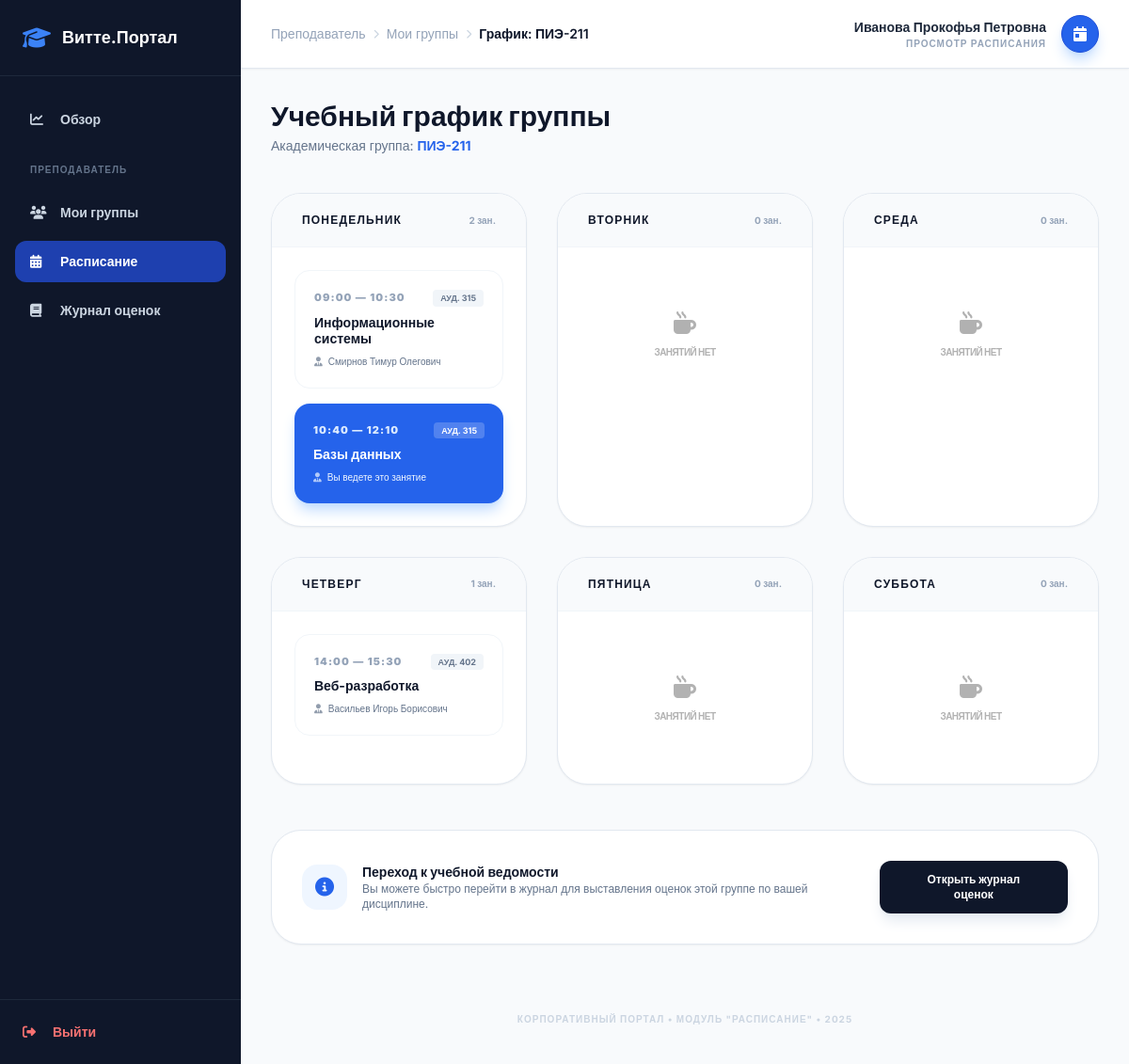
The page /pages/teacher/schedule.php?group_id=1 (signed in) on the database its author committed.
### tables this page shows
CREATE TABLE `groups` (
  `id` int(11) NOT NULL AUTO_INCREMENT,
  `group_name` varchar(20) NOT NULL,
  PRIMARY KEY (`id`),
  UNIQUE KEY `group_name` (`group_name`)
);

CREATE TABLE `teachers` (
  `id` int(11) NOT NULL AUTO_INCREMENT,
  `user_id` int(11) NOT NULL,
  `full_name` varchar(100) NOT NULL,
  `department` varchar(100) DEFAULT NULL,
  PRIMARY KEY (`id`),
  KEY `user_id` (`user_id`),
  CONSTRAINT `teachers_ibfk_1` FOREIGN KEY (`user_id`) REFERENCES `users` (`id`) ON DELETE CASCADE
);

CREATE TABLE `schedule` (
  `id` int(11) NOT NULL AUTO_INCREMENT,
  `group_id` int(11) NOT NULL,
  `teacher_id` int(11) NOT NULL,
  `discipline_id` int(11) NOT NULL,
  `classroom_id` int(11) NOT NULL,
  `day_of_week` enum('ПН','ВТ','СР','ЧТ','ПТ','СБ') NOT NULL,
  `time_start` time NOT NULL,
  `time_end` time NOT NULL,
  PRIMARY KEY (`id`),
  KEY `group_id` (`group_id`),
  KEY `teacher_id` (`teacher_id`),
  KEY `discipline_id` (`discipline_id`),
  KEY `classroom_id` (`classroom_id`),
  CONSTRAINT `schedule_ibfk_1` FOREIGN KEY (`group_id`) REFERENCES `groups` (`id`),
  CONSTRAINT `schedule_ibfk_2` FOREIGN KEY (`teacher_id`) REFERENCES `teachers` (`id`),
  CONSTRAINT `schedule_ibfk_3` FOREIGN KEY (`discipline_id`) REFERENCES `disciplines` (`id`),
  CONSTRAINT `schedule_ibfk_4` FOREIGN KEY (`classroom_id`) REFERENCES `classrooms` (`id`)
);

CREATE TABLE `classrooms` (
  `id` int(11) NOT NULL AUTO_INCREMENT,
  `room_number` varchar(10) NOT NULL,
  `capacity` int(11) DEFAULT NULL,
  PRIMARY KEY (`id`),
  UNIQUE KEY `room_number` (`room_number`)
);

CREATE TABLE `disciplines` (
  `id` int(11) NOT NULL AUTO_INCREMENT,
  `subject_name` varchar(150) NOT NULL,
  PRIMARY KEY (`id`),
  UNIQUE KEY `subject_name` (`subject_name`)
);

### pages/teacher/schedule.php (the view, shortened to what this page needs)
<?php
require_once '../../includes/db_connect.php';
$userId = $_SESSION['user_id'];
$groupId = isset($_GET['group_id']) ? intval($_GET['group_id']) : 0;
try {
    $stmt = $pdo->prepare("SELECT id, full_name FROM teachers WHERE user_id = ?");
    $stmt->execute([$userId]);
    $teacher = $stmt->fetch();
    $teacherId = $teacher['id'];
    $groupStmt = $pdo->prepare("SELECT group_name FROM groups WHERE id = ?");
    $groupStmt->execute([$groupId]);
    $group = $groupStmt->fetch();
    $scheduleStmt = $pdo->prepare("
        SELECT
            s.id,
            s.day_of_week,
            s.time_start,
            s.time_end,
            d.subject_name,
            t.full_name as teacher_name,
            t.id as teacher_record_id,
            c.room_number
        FROM schedule s
        JOIN disciplines d ON s.discipline_id = d.id
        JOIN teachers t ON s.teacher_id = t.id
        JOIN classrooms c ON s.classroom_id = c.id
        WHERE s.group_id = ?
        ORDER BY FIELD(s.day_of_week, 'ПН', 'ВТ', 'СР', 'ЧТ', 'ПТ', 'СБ'), s.time_start
    ");
    $scheduleStmt->execute([$groupId]);
    $scheduleItems = $scheduleStmt->fetchAll();
    $groupedSchedule = ['ПН' => [], 'ВТ' => [], 'СР' => [], 'ЧТ' => [], 'ПТ' => [], 'СБ' => []];
    foreach ($scheduleItems as $item) {
        $groupedSchedule[$item['day_of_week']][] = $item;
    }
    $daysFullNames = [
        'ПН' => 'Понедельник', 'ВТ' => 'Вторник', 'СР' => 'Среда',
        'ЧТ' => 'Четверг', 'ПТ' => 'Пятница', 'СБ' => 'Суббота'
    ];
} catch (Exception $e) {
    $error = $e->getMessage();
}
?>
<!DOCTYPE html>
<html lang="ru">
<head>
    <script src="https://cdn.tailwindcss.com"></script>
    <link rel="stylesheet" href="https://cdnjs.cloudflare.com/ajax/libs/font-awesome/6.4.0/css/all.min.css">
</head>
<body class="bg-slate-50 min-h-screen flex">
<aside class="w-64 bg-slate-900 text-slate-300 flex flex-col h-screen sticky top-0 hidden md:flex">
    <div class="p-6 border-b border-slate-800 flex items-center space-x-3">
        <i class="fas fa-graduation-cap text-2xl text-blue-500"></i>
        <span class="font-bold text-lg text-white">Витте.Портал</span>
    </div>
    <nav class="flex-1 px-4 py-6 space-y-2">
        <a href="../../dashboard.php" class="flex items-center space-x-3 px-4 py-3 rounded-xl hover:bg-slate-800 transition-all text-sm font-semibold">
            <i class="fas fa-chart-line w-5"></i>
            <span>Обзор</span>
        </a>
        <div class="pt-4 pb-2 px-4 text-[10px] font-bold text-slate-500 uppercase tracking-widest">Преподаватель</div>
        <a href="groups.php" class="flex items-center space-x-3 px-4 py-3 rounded-xl hover:bg-slate-800 transition-all text-sm font-semibold">
            <i class="fas fa-users w-5"></i>
            <span>Мои группы</span>
        </a>
        <a href="schedule.php?group_id=<?php echo $groupId; ?>" class="sidebar-link active flex items-center space-x-3 px-4 py-3 rounded-xl transition-all text-sm font-semibold">
            <i class="fas fa-calendar-alt w-5"></i>
            <span>Расписание</span>
        </a>
        <a href="journal.php?group_id=<?php echo $groupId; ?>" class="flex items-center space-x-3 px-4 py-3 rounded-xl hover:bg-slate-800 transition-all text-sm font-semibold">
            <i class="fas fa-book w-5"></i>
            <span>Журнал оценок</span>
        </a>
    </nav>
    <div class="p-6 border-t border-slate-800">
        <a href="../../api/auth.php?action=logout" class="flex items-center space-x-3 text-sm font-bold text-red-400 hover:text-red-300 transition-colors">
            <i class="fas fa-sign-out-alt w-5"></i>
            <span>Выйти</span>
        </a>
    </div>
</aside>
<div class="flex-1 flex flex-col">
    <nav class="bg-white border-b border-slate-200 px-8 py-4 flex items-center justify-between sticky top-0 z-30 shadow-sm">
        <div class="flex items-center space-x-4">
            <div class="flex items-center space-x-2 text-sm">
                <span class="text-slate-400">Преподаватель</span>
                <i class="fa-solid fa-chevron-right text-[10px] text-slate-300"></i>
                <a href="groups.php" class="text-slate-400 hover:text-blue-600 transition-colors">Мои группы</a>
                <i class="fa-solid fa-chevron-right text-[10px] text-slate-300"></i>
                <span class="text-slate-900 font-semibold">График: <?php echo htmlspecialchars($group['group_name'] ?? ''); ?></span>
            </div>
        </div>
        <div class="flex items-center space-x-4">
            <div class="text-right hidden sm:block">
                <div class="text-sm font-bold text-slate-800"><?php echo htmlspecialchars($teacher['full_name'] ?? ''); ?></div>
                <div class="text-[10px] text-slate-400 uppercase tracking-widest font-bold">Просмотр расписания</div>
            </div>
            <div class="w-10 h-10 bg-blue-600 rounded-full flex items-center justify-center text-white border border-blue-700 shadow-lg shadow-blue-200">
                <i class="fa-solid fa-calendar-day"></i>
            </div>
        </div>
    </nav>
    <main class="p-8 max-w-7xl mx-auto w-full">
        <div class="mb-10">
            <h1 class="text-3xl font-black text-slate-900">Учебный график группы</h1>
            <p class="text-slate-500 text-sm mt-1">Академическая группа: <span class="font-bold text-blue-600"><?php echo htmlspecialchars($group['group_name'] ?? ''); ?></span></p>
        </div>
        <div class="grid grid-cols-1 md:grid-cols-2 lg:grid-cols-3 gap-8">
            <?php foreach ($groupedSchedule as $dayCode => $lessons): ?>
                <div class="bg-white rounded-[2rem] border border-slate-200 shadow-sm overflow-hidden flex flex-col h-full">
                    <div class="px-8 py-5 bg-slate-50 border-b border-slate-100 flex justify-between items-center">
                        <h3 class="font-black text-slate-900 uppercase tracking-widest text-xs">
                            <?php echo $daysFullNames[$dayCode]; ?>
                        </h3>
                        <span class="text-[10px] font-bold text-slate-400"><?php echo count($lessons); ?> зан.</span>
                    </div>
                    <div class="p-6 flex-1 space-y-4">
                        <?php if (empty($lessons)): ?>
                            <div class="flex flex-col items-center justify-center py-10 opacity-30">
                                <i class="fa-solid fa-mug-hot text-2xl mb-2"></i>
                                <p class="text-[10px] font-bold uppercase tracking-tighter text-center">Занятий нет</p>
                            </div>
                        <?php else: ?>
                            <?php foreach ($lessons as $lesson): ?>
                                <?php
                                $isMyLesson = ($lesson['teacher_record_id'] == $teacherId);
                                $cardClass = $isMyLesson ? 'bg-blue-600 text-white shadow-lg shadow-blue-200' : 'bg-white border border-slate-100 text-slate-900 hover:border-slate-300';
                                $timeClass = $isMyLesson ? 'text-blue-100' : 'text-slate-400';
                                $teacherClass = $isMyLesson ? 'text-blue-50' : 'text-slate-500';
                                ?>
                                <div class="p-5 rounded-2xl transition-all duration-300 <?php echo $cardClass; ?>">
                                    <div class="flex justify-between items-start mb-2">
                                        <div class="text-[11px] font-black uppercase tracking-widest <?php echo $timeClass; ?>">
                                            <?php echo date('H:i', strtotime($lesson['time_start'])); ?> — <?php echo date('H:i', strtotime($lesson['time_end'])); ?>
                                        </div>
                                        <div class="px-2 py-0.5 rounded text-[9px] font-bold uppercase <?php echo $isMyLesson ? 'bg-white/20 text-white' : 'bg-slate-100 text-slate-500'; ?>">
                                            Ауд. <?php echo htmlspecialchars($lesson['room_number']); ?>
                                        </div>
                                    </div>
                                    <h4 class="font-bold text-sm leading-tight mb-2">
                                        <?php echo htmlspecialchars($lesson['subject_name']); ?>
                                    </h4>
                                    <div class="text-[10px] font-medium flex items-center <?php echo $teacherClass; ?>">
                                        <i class="fa-solid fa-user-tie mr-1.5 opacity-70"></i>
                                        <?php echo $isMyLesson ? 'Вы ведете это занятие' : htmlspecialchars($lesson['teacher_name']); ?>
                                    </div>
                                </div>
                            <?php endforeach; ?>
                        <?php endif; ?>
                    </div>
                </div>
            <?php endforeach; ?>
        </div>
        <div class="mt-12 flex flex-col md:flex-row items-center justify-between p-8 bg-white rounded-[2rem] border border-slate-200 shadow-sm gap-6">
            <div class="flex items-center space-x-4">
                <div class="w-12 h-12 rounded-2xl bg-blue-50 flex items-center justify-center text-blue-600 flex-shrink-0">
                    <i class="fa-solid fa-info-circle text-xl"></i>
                </div>
                <div>
                    <h4 class="font-bold text-sm text-slate-900">Переход к учебной ведомости</h4>
                    <p class="text-xs text-slate-500">Вы можете быстро перейти в журнал для выставления оценок этой группе по вашей дисциплине.</p>
                </div>
            </div>
            <div class="flex space-x-3 w-full md:w-auto">
                <a href="journal.php?group_id=<?php echo $groupId; ?>" class="w-full md:w-auto text-center bg-slate-900 text-white px-8 py-3 rounded-xl text-xs font-bold hover:bg-black transition-all shadow-lg shadow-slate-200">
                    Открыть журнал оценок
                </a>
            </div>
        </div>
    </main>
    <footer class="mt-auto py-10 text-center">
        <p class="text-[10px] text-slate-300 uppercase tracking-widest font-bold">Корпоративный портал • Модуль "Расписание" • 2025</p>
    </footer>
</div>
</body>
</html>

### pages/teacher/schedule.php (style rules this page uses)
body { font-family: 'Inter', sans-serif; }
.sidebar-link.active { background-color: #1e40af; color: white; }

### rows shown on the page
groups: group_name "ПИЭ-211"
teachers: full_name "Иванова Прокофья Петровна"
schedule: time_start "09:00", time_end "10:30", classroom.room_number "315", discipline.subject_name "Информационные системы", teacher.full_name "Смирнов Тимур Олегович"
schedule: time_start "10:40", time_end "12:10", classroom.room_number "315", discipline.subject_name "Базы данных", shows "Вы ведете это занятие"
schedule: time_start "14:00", time_end "15:30", classroom.room_number "402", discipline.subject_name "Веб-разработка", teacher.full_name "Васильев Игорь Борисович"

### other values the page prints
$daysFullNames[$dayCode] "ПОНЕДЕЛЬНИК"
count($lessons) "2"
$daysFullNames[$dayCode] "ВТОРНИК"
count($lessons) "0"
$daysFullNames[$dayCode] "СРЕДА"
$daysFullNames[$dayCode] "ЧЕТВЕРГ"
count($lessons) "1"
$daysFullNames[$dayCode] "ПЯТНИЦА"
$daysFullNames[$dayCode] "СУББОТА"
